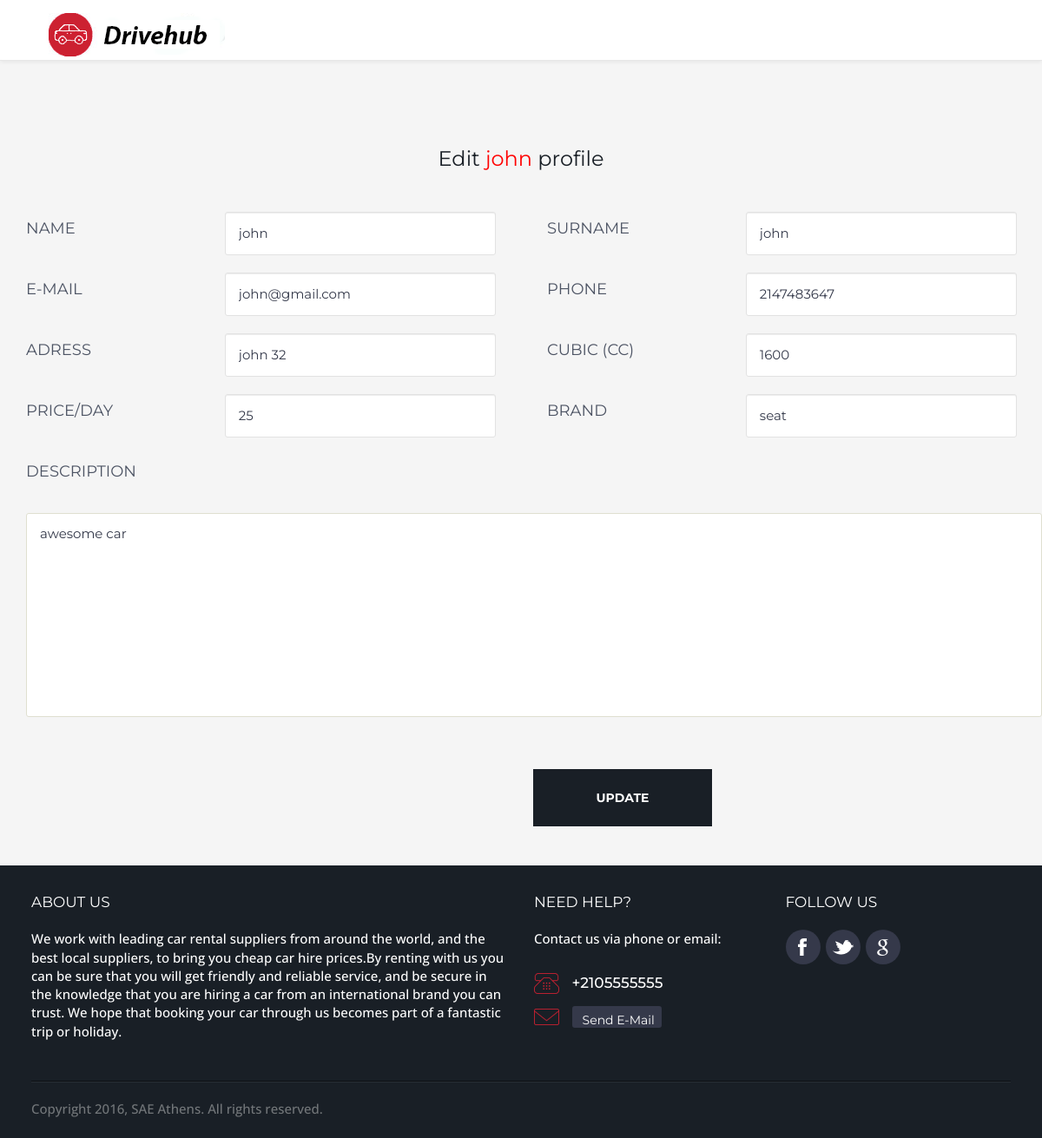
The app's page /editprofile.php (signed in) with its own data.
### tables this page shows
CREATE TABLE `users` (
  `id` int(11) NOT NULL,
  `username` varchar(255) NOT NULL,
  `first_name` varchar(255) NOT NULL,
  `last_name` varchar(255) NOT NULL,
  `password` varchar(255) NOT NULL,
  `email` varchar(255) NOT NULL,
  `phone` int(11) NOT NULL,
  `address` varchar(255) NOT NULL,
  `status` int(11) NOT NULL,
  `user_lvl` varchar(255) NOT NULL,
  `image` varchar(255) NOT NULL
);

CREATE TABLE `cars` (
  `ID` int(11) NOT NULL,
  `car_id` int(11) NOT NULL,
  `car_cc` varchar(255) NOT NULL,
  `car_brand` varchar(255) NOT NULL,
  `car_price` varchar(255) NOT NULL,
  `car_description` varchar(255) NOT NULL,
  `car_town` varchar(255) NOT NULL,
  `car_address` varchar(255) NOT NULL,
  `image` varchar(255) NOT NULL,
  `booking_count` int(255) NOT NULL DEFAULT '0'
);

### includes/functions.php (called while the page is built, shortened)
<?php
	function logged_in () {
		if (isset($_SESSION['username']) && isset($_SESSION['user_id'])) {
			return true;
		} else {
			return false;
		}
	}
?>

### editprofile.php (the view, shortened to what this page needs)
<?php
require_once("includes/functions.php");
?>
<!DOCTYPE html>
<html lang="en">
    <head>
        <link href="calendar/calendarstyle.css" rel="stylesheet" type="text/css">
		<link href="calendar/jQueryAssets/jquery.ui.core.min.css" rel="stylesheet" type="text/css">
	    <link href="calendar/jQueryAssets/jquery.ui.theme.min.css" rel="stylesheet" type="text/css">
		<link href="calendar/jQueryAssets/jquery.ui.datepicker.min.css" rel="stylesheet" type="text/css">
        <link rel="stylesheet" href="https://maxcdn.bootstrapcdn.com/bootstrap/3.3.5/css/bootstrap.min.css">
        <link rel="stylesheet" href="https://maxcdn.bootstrapcdn.com/bootstrap/3.3.5/css/bootstrap-theme.min.css">
        <link href="//maxcdn.bootstrapcdn.com/font-awesome/4.5.0/css/font-awesome.min.css" rel="stylesheet">
            <link rel="stylesheet" href="css/theme-red.css" />
            <link rel="stylesheet" href="css/animate.css" />
            <link rel="stylesheet" href="css/style.css" />
        <link href="css/stylecustom.css" rel="stylesheet" type="text/css">
    </head>
    <body name="homepage">
    <?php
if (logged_in() == false) {
	redirect_to("login.php");
} else {
	if (isset($_GET['id']) && $_GET['id'] != "") {
		$id = $_GET['id'];
		if ($id!=$_SESSION['user_id']){
			redirect_to("login.php");
			}
	} else {
		$id = $_SESSION['user_id'];
	}
		$mysqli = new mysqli(DB_HOST, DB_USER, DB_PASS, DB_NAME);
		$sql = "SELECT * FROM users WHERE id = {$id} LIMIT 1";
		if ($result = $mysqli->query($sql)) {
			$user = $result->fetch_array();
		} else {
			echo "<p>MySQL error no {$mysqli->errno} : {$mysqli->error}</p>";
			exit();
		}
		$sql_car = "SELECT * FROM cars WHERE car_id = {$id} LIMIT 1";
		if ($result_car = $mysqli->query($sql_car)) {
			$car = $result_car->fetch_array();
		} else {
			echo "<p>MySQL error no {$mysqli->errno} : {$mysqli->error}</p>";
			exit();
		}
		if ($result->num_rows == 1) {
			if (time() - $user['status'] <= (5*60)) {
				$status = "Online";
			} else {
				$status = "Offline";
			}
			echo "<p>Status: {$status}</p>";
		} else {
			echo "<p><b>Error:</b> Invalid user ID.</p>";
		}
}
?>
        <nav class="navbar navbar-default navbar-fixed-top">
            <div class="container-fluid">
                <div class="navbar-header">
                    <a class="navbar-brand " href="<?php echo "logged.php?id=$id";?>">
                        <img class="img-responsive center-block logo" alt="Brand" src="images/drivehub.png">
                    </a>
                </div>
            </div>
        </nav>
        <div class="container postnewcarbox">
        <h2 style="margin-top:30px;">Edit <span style="color:red;"><?php echo "{$user['username']}";?></span> profile</h2>
            <div class="container editcar">
                <div class="row">
                    <div class="carcubic">
                        <form class="form-horizontal" method="POST" action="">
                            <div class="form-group">
                                <label for="inputlength" class="col-sm-2 control-label"><p class=" pull-left">Name</p></label>
                                <div class="col-sm-10 col-md-4">
                                    <input type="text" class="form-control" id="inputlength" name="first_name" value="<?php echo "{$user['first_name']}";?>">
                                </div>
                                <label for="inputlength" class="col-sm-2 control-label"><p class=" pull-left">Surname</p></label>
                           		 <div class="col-sm-10 col-md-4">
                                	<input type="text" class="form-control" id="inputlength" name="last_name" value="<?php echo "{$user['last_name']}";?>">
                            	</div>
                                <label for="inputlength" class="col-sm-2 control-label"><p class=" pull-left">e-mail</p></label>
                                <div class="col-sm-10 col-md-4">
                                    <input type="text" class="form-control" id="inputlength" name="email" value="<?php echo "{$user['email']}";?>">
                                </div>
                                 <label for="inputlength" class="col-sm-2 control-label"><p class=" pull-left">phone</p></label>
                                <div class="col-sm-10 col-md-4">
                                    <input type="text" class="form-control" id="inputlength" name="phone" value="<?php echo "{$user['phone']}";?>">
                                </div>
                                <label for="inputlength" class="col-sm-2 control-label"><p class=" pull-left">adress</p></label>
                                <div class="col-sm-10 col-md-4">
                                    <input type="text" class="form-control" id="inputlength" name="address" value="<?php echo "{$user['address']}";?>">
                                </div>
                                <label for="inputlength" class="col-sm-2 control-label"><p class=" pull-left">Cubic (cc)</p></label>
                                <div class="col-sm-10 col-md-4">
                                    <input type="text" class="form-control" id="inputlength" name="car_cc" value="<?php echo "{$car['car_cc']}";?>">
                                </div>
                                <label for="inputlength" class="col-sm-2 control-label"><p class="pull-left">Price/Day</p></label>
                                <div class="col-sm-12 col-md-4">
                                    <input type="text" class="form-control" id="inputlength" name="car_price" value="<?php echo "{$car['car_price']}";?>">
                                </div>
                               <label for="inputlength" class="col-sm-2 control-label"><p class="pull-left">Brand</p></label>
                                <div class="col-sm-12 col-md-4">
                                    <input type="text" class="form-control" id="inputlength" name="car_brand" value="<?php echo "{$car['car_brand']}";?>">
                                </div>
                                <label for="inputlocation" class="col-sm-12 control-label"><p class=" pull-left">Description</p></label>
                                <div class="col-sm-12 col-md-12">
                                    <textarea rows="10" cols="10" name="car_description"><?php echo "{$car['car_description']}";?></textarea>
                                </div>
                                <div class="row">
                    				<div class="col-sm-8 col-md-12">
                                        <input type="submit" class="continue-btn" value="update" name="update">
                                    </div>
                				</div>
                            </div>
                        </form>
                    </div>
                </div>
                    </div>
                </div>
     <footer class="footer black" role="contentinfo">
		<div class="wrap">
			<div class="row">
				<article class="one-half">
					<h6>About us</h6>
					<p>We work with leading car rental suppliers from around the world, and the best local suppliers, to bring you cheap car hire prices.By renting with us you can be sure that you will get friendly and reliable service, and be secure in the knowledge that you are hiring a car from an international brand you can trust. We hope that booking your car through us becomes part of a fantastic trip or holiday.</p>
				</article>
				<article class="one-fourth">
					<h6>Need help?</h6>
					<p>Contact us via phone or email:</p>
					<p class="contact-data"><span class="ico phone"></span> +2105555555</p>
					<p class="contact-data">
                        <span class="ico email"></span>
                        <a href="contact.php">
                            <button type="button" class="btn contactbtn">Send E-mail</button>
                        </a>
                    </p>
				</article>
				<article class="one-fourth">
					<h6>Follow us</h6>
					<ul class="social">
						<li class="facebook"><a href="https://www.facebook.com/DriveHub-454023768124435/?ref=hl" title="facebook">facebook</a></li>
						<li class="twitter"><a href="https://twitter.com/drivehub1" title="twitter">twitter</a></li>
						<li class="gplus"><a href="https://plus.google.com/u/1/102490635396542472290/posts?hl=el" title="gplus">google plus</a></li>
					</ul>
				</article>
			</div>
			<div class="copy">
				<p>Copyright 2016, SAE Athens. All rights reserved. </p>
			</div>
		</div>
	</footer>
    </body>
</html>

### calendar/calendarstyle.css (style rules this page uses)
body { margin:0; padding:0; }

### css/theme-red.css (style rules this page uses)
html { -webkit-tap-highlight-color:#CC2131; }
a,.more,.services.boxed .details h4 a:hover,.services.iconic h3,.content a,.description a:hover,.description a:focus,.microlocations p a:hover,.microlocations p a:focus,.hentry .entry-content h2 a:hover,.hentry .entry-content h2 a:focus,.footer .contact-data a:hover,.footer .contact-data a:focus,.xdsoft_datetimepicker .xdsoft_calendar td.xdsoft_today,.faqs .expanded,.faqs .expanded:after { color:#CC2131; }
.footer .phone { background-image:url(../images/icons-red.png) !important;background-position:0 0; }
.footer .email { background-image:url(../images/icons-red.png) !important;background-position:-31px -4px; }

### css/stylecustom.css (style rules this page uses)
* { box-sizing: border-box; }
body { padding-bottom: 40px; background-color: #f5f5f5; height: 100%; font-family: 'Open Sans', sans-serif; }
.btn { border-radius: 3px !important; }
.logo { margin-left: 20%; }
.navbar { height: 70px; background: #fff !important; }
.postnewcarbox { margin-top: 80px; margin-bottom: 30px; }
.postnewcarbox .form-control, .postnewcarbox .editcar .form-control { display: inline; }
.editcar { margin-top: 20px; }
.postnewcarbox .carcubic { margin-top: 30px; }
.postnewcarbox .editcar .carcubic { margin-top: 0; }
.postnewcarbox .carcubic label { color: #4d5464; font-size: 18px; font-weight: 400; }
.postnewcarbox .carcubic input[type="text"] { margin-left: -0.1%; margin-bottom: 20px; width: 312px; height: 50px; border: 1px solid #e2e2e2; }
.postnewcarbox input[type="text"] { margin-left: -0.1%; width: 312px; height: 50px; border: 1px solid #e2e2e2; }
.postnewcarbox .continue-btn { margin-left: 17%; margin-top: 60px; width: 206px; height: 66px; background-color: #191f26; box-shadow: 0 1px 0 white; color: white; font-size: 14px; font-weight: 700; line-height: 12px; }
.editcar .carcubic label { color: #4d5464; font-size: 18px; font-weight: 400; }
.editcar .carcubic input[type="text"] { margin-left: -0.1%; margin-bottom: 20px; width: 312px; height: 50px; border: 1px solid #e2e2e2; }

### records on screen
users: username "john", first_name "john", last_name "john", email "john@gmail.com", phone "2147483647", address "john 32"
cars: car_cc "1600", car_price "25", car_brand "seat", car_description "awesome car"
